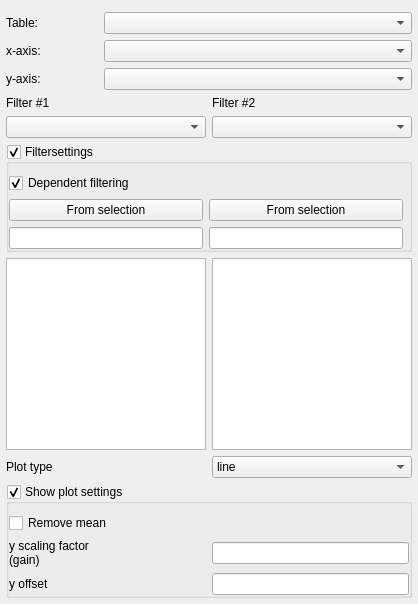
             <widget class="QWidget" name="tab_2">
              <attribute name="title">
               <string>Tab 2</string>
              </attribute>
              <layout class="QGridLayout" name="grid_layout_10">
               <property name="leftMargin">
                <number>6</number>
               </property>
               <property name="topMargin">
                <number>6</number>
               </property>
               <property name="rightMargin">
                <number>6</number>
               </property>
               <property name="bottomMargin">
                <number>6</number>
               </property>
               <item row="2" column="0">
                <layout class="QHBoxLayout" name="horizontal_layout_5">
                 <property name="topMargin">
                  <number>0</number>
                 </property>
                 <item>
                  <widget class="QLabel" name="label_8">
                   <property name="font">
                    <font>
                     <pointsize>9</pointsize>
                    </font>
                   </property>
                   <property name="text">
                    <string>Plot type</string>
                   </property>
                  </widget>
                 </item>
                 <item>
                  <widget class="QComboBox" name="tab2_plot_type">
                   <property name="font">
                    <font>
                     <pointsize>9</pointsize>
                    </font>
                   </property>
                   <item>
                    <property name="text">
                     <string>line</string>
                    </property>
                   </item>
                   <item>
                    <property name="text">
                     <string>line and marker</string>
                    </property>
                   </item>
                   <item>
                    <property name="text">
                     <string>line and cross</string>
                    </property>
                   </item>
                   <item>
                    <property name="text">
                     <string>marker</string>
                    </property>
                   </item>
                   <item>
                    <property name="text">
                     <string>step-pre</string>
                    </property>
                   </item>
                   <item>
                    <property name="text">
                     <string>step-post</string>
                    </property>
                   </item>
                   <item>
                    <property name="text">
                     <string>frequency</string>
                    </property>
                   </item>
                  </widget>
                 </item>
                </layout>
               </item>
               <item row="3" column="0">
                <widget class="QGroupBox" name="tab2_plotsettings">
                 <property name="title">
                  <string>Show plot settings</string>
                 </property>
                 <property name="checkable">
                  <bool>true</bool>
                 </property>
                 <property name="checked">
                  <bool>true</bool>
                 </property>
                 <layout class="QGridLayout" name="grid_layout_18">
                  <property name="leftMargin">
                   <number>0</number>
                  </property>
                  <property name="topMargin">
                   <number>9</number>
                  </property>
                  <property name="rightMargin">
                   <number>0</number>
                  </property>
                  <property name="bottomMargin">
                   <number>0</number>
                  </property>
                  <item row="0" column="0">
                   <layout class="QGridLayout" name="grid_layout_14">
                    <item row="0" column="0">
                     <widget class="QCheckBox" name="tab2_remove_mean">
                      <property name="text">
                       <string>Remove mean</string>
                      </property>
                     </widget>
                    </item>
                    <item row="1" column="0">
                     <widget class="QLabel" name="label_12">
                      <property name="minimumSize">
                       <size>
                        <width>131</width>
                        <height>0</height>
                       </size>
                      </property>
                      <property name="toolTip">
                       <string>a in y=ax+b</string>
                      </property>
                      <property name="text">
                       <string>y scaling factor
(gain)</string>
                      </property>
                     </widget>
                    </item>
                    <item row="1" column="1">
                     <widget class="QLineEdit" name="tab2_factor">
                      <property name="sizePolicy">
                       <sizepolicy hsizetype="Preferred" vsizetype="Fixed">
                        <horstretch>0</horstretch>
                        <verstretch>0</verstretch>
                       </sizepolicy>
                      </property>
                      <property name="toolTip">
                       <string>a in y=ax+b</string>
                      </property>
                      <property name="text">
                       <string/>
                      </property>
                     </widget>
                    </item>
                    <item row="2" column="0">
                     <widget class="QLabel" name="label_15">
                      <property name="minimumSize">
                       <size>
                        <width>131</width>
                        <height>0</height>
                       </size>
                      </property>
                      <property name="toolTip">
                       <string>b in y=ax+b</string>
                      </property>
                      <property name="text">
                       <string>y offset</string>
                      </property>
                     </widget>
                    </item>
                    <item row="2" column="1">
                     <widget class="QLineEdit" name="tab2_offset">
                      <property name="sizePolicy">
                       <sizepolicy hsizetype="Preferred" vsizetype="Fixed">
                        <horstretch>0</horstretch>
                        <verstretch>0</verstretch>
                       </sizepolicy>
                      </property>
                      <property name="toolTip">
                       <string>b in y=ax+b</string>
                      </property>
                      <property name="text">
                       <string/>
                      </property>
                     </widget>
                    </item>
                   </layout>
                  </item>
                 </layout>
                 <zorder></zorder>
                </widget>
               </item>
               <item row="1" column="0">
                <layout class="QGridLayout" name="grid_layout_9">
                 <item row="0" column="0">
                  <widget class="QLabel" name="filter1_q_label_2">
                   <property name="enabled">
                    <bool>true</bool>
                   </property>
                   <property name="sizePolicy">
                    <sizepolicy hsizetype="Preferred" vsizetype="Fixed">
                     <horstretch>0</horstretch>
                     <verstretch>0</verstretch>
                    </sizepolicy>
                   </property>
                   <property name="minimumSize">
                    <size>
                     <width>89</width>
                     <height>0</height>
                    </size>
                   </property>
                   <property name="maximumSize">
                    <size>
                     <width>200</width>
                     <height>16777215</height>
                    </size>
                   </property>
                   <property name="font">
                    <font>
                     <pointsize>9</pointsize>
                    </font>
                   </property>
                   <property name="text">
                    <string>Filter #1</string>
                   </property>
                  </widget>
                 </item>
                 <item row="0" column="1">
                  <widget class="QLabel" name="filter2_q_label_2">
                   <property name="enabled">
                    <bool>true</bool>
                   </property>
                   <property name="sizePolicy">
                    <sizepolicy hsizetype="Preferred" vsizetype="Fixed">
                     <horstretch>0</horstretch>
                     <verstretch>0</verstretch>
                    </sizepolicy>
                   </property>
                   <property name="minimumSize">
                    <size>
                     <width>90</width>
                     <height>0</height>
                    </size>
                   </property>
                   <property name="maximumSize">
                    <size>
                     <width>200</width>
                     <height>16777215</height>
                    </size>
                   </property>
                   <property name="font">
                    <font>
                     <pointsize>9</pointsize>
                    </font>
                   </property>
                   <property name="text">
                    <string>Filter #2</string>
                   </property>
                  </widget>
                 </item>
                 <item row="1" column="0">
                  <widget class="QComboBox" name="tab2_filtercol1">
                   <property name="sizePolicy">
                    <sizepolicy hsizetype="Preferred" vsizetype="Fixed">
                     <horstretch>0</horstretch>
                     <verstretch>0</verstretch>
                    </sizepolicy>
                   </property>
                   <property name="minimumSize">
                    <size>
                     <width>89</width>
                     <height>0</height>
                    </size>
                   </property>
                   <property name="maximumSize">
                    <size>
                     <width>200</width>
                     <height>16777215</height>
                    </size>
                   </property>
                   <property name="font">
                    <font>
                     <pointsize>9</pointsize>
                    </font>
                   </property>
                  </widget>
                 </item>
                 <item row="1" column="1">
                  <widget class="QComboBox" name="tab2_filtercol2">
                   <property name="sizePolicy">
                    <sizepolicy hsizetype="Preferred" vsizetype="Fixed">
                     <horstretch>0</horstretch>
                     <verstretch>0</verstretch>
                    </sizepolicy>
                   </property>
                   <property name="minimumSize">
                    <size>
                     <width>90</width>
                     <height>0</height>
                    </size>
                   </property>
                   <property name="maximumSize">
                    <size>
                     <width>200</width>
                     <height>16777215</height>
                    </size>
                   </property>
                   <property name="font">
                    <font>
                     <pointsize>9</pointsize>
                    </font>
                   </property>
                  </widget>
                 </item>
                 <item row="3" column="0">
                  <widget class="QListWidget" name="tab2_filter1">
                   <property name="sizePolicy">
                    <sizepolicy hsizetype="Expanding" vsizetype="Expanding">
                     <horstretch>0</horstretch>
                     <verstretch>0</verstretch>
                    </sizepolicy>
                   </property>
                   <property name="minimumSize">
                    <size>
                     <width>89</width>
                     <height>40</height>
                    </size>
                   </property>
                   <property name="maximumSize">
                    <size>
                     <width>200</width>
                     <height>16777215</height>
                    </size>
                   </property>
                   <property name="font">
                    <font>
                     <pointsize>9</pointsize>
                    </font>
                   </property>
                   <property name="selectionMode">
                    <enum>QAbstractItemView::ExtendedSelection</enum>
                   </property>
                  </widget>
                 </item>
                 <item row="3" column="1">
                  <widget class="QListWidget" name="tab2_filter2">
                   <property name="sizePolicy">
                    <sizepolicy hsizetype="Expanding" vsizetype="Expanding">
                     <horstretch>0</horstretch>
                     <verstretch>0</verstretch>
                    </sizepolicy>
                   </property>
                   <property name="minimumSize">
                    <size>
                     <width>90</width>
                     <height>40</height>
                    </size>
                   </property>
                   <property name="maximumSize">
                    <size>
                     <width>200</width>
                     <height>16777215</height>
                    </size>
                   </property>
                   <property name="font">
                    <font>
                     <pointsize>9</pointsize>
                    </font>
                   </property>
                   <property name="selectionMode">
                    <enum>QAbstractItemView::ExtendedSelection</enum>
                   </property>
                  </widget>
                 </item>
                 <item row="2" column="0" colspan="2">
                  <widget class="QGroupBox" name="filtersettings2">
                   <property name="title">
                    <string>Filtersettings</string>
                   </property>
                   <property name="checkable">
                    <bool>true</bool>
                   </property>
                   <property name="checked">
                    <bool>true</bool>
                   </property>
                   <layout class="QGridLayout" name="grid_layout_25">
                    <property name="leftMargin">
                     <number>0</number>
                    </property>
                    <property name="topMargin">
                     <number>9</number>
                    </property>
                    <property name="rightMargin">
                     <number>6</number>
                    </property>
                    <property name="bottomMargin">
                     <number>0</number>
                    </property>
                    <item row="0" column="0" colspan="2">
                     <widget class="QCheckBox" name="dependent_filtering2">
                      <property name="toolTip">
                       <string>&lt;html&gt;&lt;head/&gt;&lt;body&gt;&lt;p&gt;Only show items that remains after filtering using the other filter selection.&lt;/p&gt;&lt;p&gt;&lt;br/&gt;&lt;/p&gt;&lt;p&gt;Ex:&lt;/p&gt;&lt;p&gt;1. Choose filter 1 or 2 and select items.&lt;/p&gt;&lt;p&gt;2. Choose the other filter. The list is now filled with items from the chosen filter that isn't excluded by the other filter.&lt;/p&gt;&lt;p&gt;&lt;br/&gt;&lt;/p&gt;&lt;p&gt;Reselecting the filter column resets the selection for current filter list.&lt;/p&gt;&lt;/body&gt;&lt;/html&gt;</string>
                      </property>
                      <property name="text">
                       <string>Dependent filtering</string>
                      </property>
                      <property name="checked">
                       <bool>true</bool>
                      </property>
                     </widget>
                    </item>
                    <item row="1" column="0">
                     <widget class="QPushButton" name="select_button_t2f1">
                      <property name="toolTip">
                       <string>&lt;html&gt;&lt;head/&gt;&lt;body&gt;&lt;p&gt;Select items in list with from selected features in the selected layer containing a column with the same name as the selected filter column.&lt;/p&gt;&lt;p&gt;&lt;br/&gt;&lt;/p&gt;&lt;/body&gt;&lt;/html&gt;</string>
                      </property>
                      <property name="text">
                       <string>From selection</string>
                      </property>
                     </widget>
                    </item>
                    <item row="1" column="1">
                     <widget class="QPushButton" name="select_button_t2f2">
                      <property name="toolTip">
                       <string>&lt;html&gt;&lt;head/&gt;&lt;body&gt;&lt;p&gt;Select items in list with from selected features in the selected layer containing a column with the same name as the selected filter column.&lt;/p&gt;&lt;p&gt;&lt;br/&gt;&lt;/p&gt;&lt;/body&gt;&lt;/html&gt;</string>
                      </property>
                      <property name="text">
                       <string>From selection</string>
                      </property>
                     </widget>
                    </item>
                    <item row="2" column="0">
                     <widget class="QLineEdit" name="tab2_listfilter1">
                      <property name="toolTip">
                       <string>&lt;html&gt;&lt;head/&gt;&lt;body&gt;&lt;p&gt;Filter list for words containg given string.&lt;/p&gt;&lt;p&gt;Supply a list of words separated by ;&lt;/p&gt;&lt;p&gt;Ex: Rb;Br&lt;/p&gt;&lt;p&gt;Ex: Chlor;Sodi;Calc&lt;/p&gt;&lt;p&gt;Case insensitive.&lt;/p&gt;&lt;/body&gt;&lt;/html&gt;</string>
                      </property>
                     </widget>
                    </item>
                    <item row="2" column="1">
                     <widget class="QLineEdit" name="tab2_listfilter2">
                      <property name="toolTip">
                       <string>&lt;html&gt;&lt;head/&gt;&lt;body&gt;&lt;p&gt;Filter list for words containg given string.&lt;/p&gt;&lt;p&gt;Supply a list of words separated by ;&lt;/p&gt;&lt;p&gt;Ex: Rb;Br&lt;/p&gt;&lt;p&gt;Ex: Chlor;Sodi;Calc&lt;/p&gt;&lt;p&gt;Case insensitive.&lt;/p&gt;&lt;/body&gt;&lt;/html&gt;</string>
                      </property>
                     </widget>
                    </item>
                   </layout>
                  </widget>
                 </item>
                </layout>
               </item>
               <item row="0" column="0">
                <layout class="QGridLayout" name="grid_layout_8">
                 <property name="topMargin">
                  <number>6</number>
                 </property>
                 <item row="0" column="0">
                  <widget class="QLabel" name="table_q_label_2">
                   <property name="sizePolicy">
                    <sizepolicy hsizetype="Preferred" vsizetype="Fixed">
                     <horstretch>0</horstretch>
                     <verstretch>0</verstretch>
                    </sizepolicy>
                   </property>
                   <property name="minimumSize">
                    <size>
                     <width>92</width>
                     <height>0</height>
                    </size>
                   </property>
                   <property name="font">
                    <font>
                     <pointsize>9</pointsize>
                    </font>
                   </property>
                   <property name="text">
                    <string>Table:</string>
                   </property>
                  </widget>
                 </item>
                 <item row="1" column="0">
                  <widget class="QLabel" name="xcol_q_label_2">
                   <property name="sizePolicy">
                    <sizepolicy hsizetype="Preferred" vsizetype="Fixed">
                     <horstretch>0</horstretch>
                     <verstretch>0</verstretch>
                    </sizepolicy>
                   </property>
                   <property name="minimumSize">
                    <size>
                     <width>92</width>
                     <height>0</height>
                    </size>
                   </property>
                   <property name="font">
                    <font>
                     <pointsize>9</pointsize>
                    </font>
                   </property>
                   <property name="text">
                    <string>x-axis:</string>
                   </property>
                  </widget>
                 </item>
                 <item row="1" column="1">
                  <widget class="QComboBox" name="tab2_xcol">
                   <property name="sizePolicy">
                    <sizepolicy hsizetype="Preferred" vsizetype="Fixed">
                     <horstretch>0</horstretch>
                     <verstretch>0</verstretch>
                    </sizepolicy>
                   </property>
                   <property name="minimumSize">
                    <size>
                     <width>87</width>
                     <height>0</height>
                    </size>
                   </property>
                   <property name="maximumSize">
                    <size>
                     <width>20000</width>
                     <height>16777215</height>
                    </size>
                   </property>
                   <property name="font">
                    <font>
                     <pointsize>9</pointsize>
                    </font>
                   </property>
                  </widget>
                 </item>
                 <item row="2" column="0">
                  <widget class="QLabel" name="ycol_q_label_2">
                   <property name="sizePolicy">
                    <sizepolicy hsizetype="Preferred" vsizetype="Fixed">
                     <horstretch>0</horstretch>
                     <verstretch>0</verstretch>
                    </sizepolicy>
                   </property>
                   <property name="minimumSize">
                    <size>
                     <width>92</width>
                     <height>0</height>
                    </size>
                   </property>
                   <property name="font">
                    <font>
                     <pointsize>9</pointsize>
                    </font>
                   </property>
                   <property name="text">
                    <string>y-axis:</string>
                   </property>
                  </widget>
                 </item>
                 <item row="2" column="1">
                  <widget class="QComboBox" name="tab2_ycol">
                   <property name="sizePolicy">
                    <sizepolicy hsizetype="Preferred" vsizetype="Fixed">
                     <horstretch>0</horstretch>
                     <verstretch>0</verstretch>
                    </sizepolicy>
                   </property>
                   <property name="minimumSize">
                    <size>
                     <width>87</width>
                     <height>0</height>
                    </size>
                   </property>
                   <property name="maximumSize">
                    <size>
                     <width>2000</width>
                     <height>16777215</height>
                    </size>
                   </property>
                   <property name="font">
                    <font>
                     <pointsize>9</pointsize>
                    </font>
                   </property>
                  </widget>
                 </item>
                 <item row="0" column="1">
                  <widget class="QComboBox" name="tab2_table">
                   <property name="sizePolicy">
                    <sizepolicy hsizetype="MinimumExpanding" vsizetype="Fixed">
                     <horstretch>0</horstretch>
                     <verstretch>0</verstretch>
                    </sizepolicy>
                   </property>
                   <property name="minimumSize">
                    <size>
                     <width>87</width>
                     <height>0</height>
                    </size>
                   </property>
                   <property name="maximumSize">
                    <size>
                     <width>20000</width>
                     <height>16777215</height>
                    </size>
                   </property>
                   <property name="font">
                    <font>
                     <pointsize>9</pointsize>
                    </font>
                   </property>
                  </widget>
                 </item>
                </layout>
               </item>
              </layout>
             </widget>
